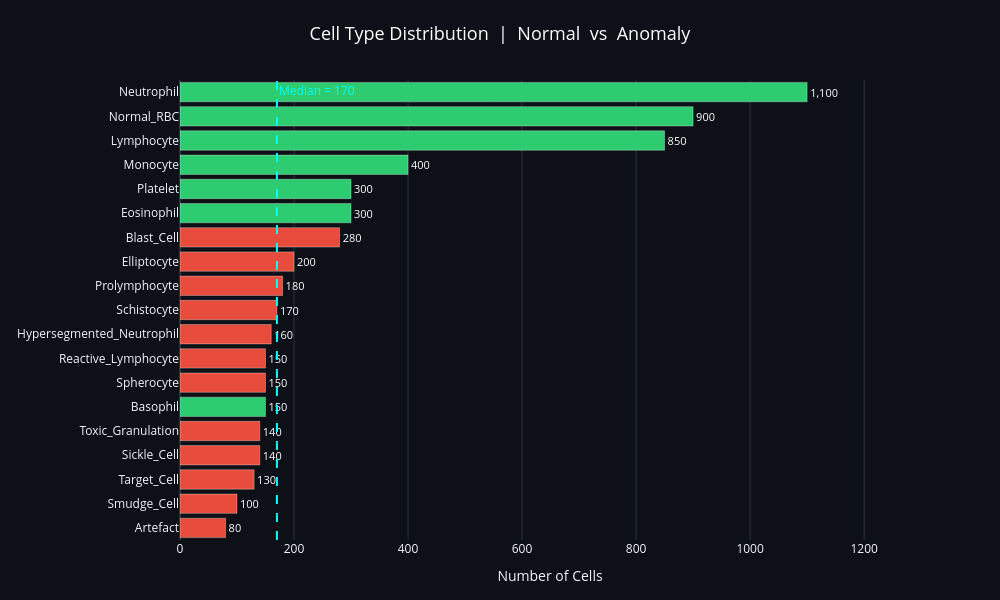

The notebook cell saved with this chart:
### Code cell
# ─── Cell Type Distribution (all 19 types) — Interactive Plotly ───
import plotly.graph_objects as go

vc     = df['cell_type'].value_counts().sort_values(ascending=True)
c_map  = df.drop_duplicates('cell_type').set_index('cell_type')['anomaly_label'].to_dict()
colors = ['#E74C3C' if c_map.get(c, 0) == 1 else '#2ECC71' for c in vc.index]

fig = go.Figure(go.Bar(
    x=vc.values,
    y=vc.index,
    orientation='h',
    marker=dict(color=colors, line=dict(color='rgba(255,255,255,0.3)', width=1)),
    text=[f'{v:,}' for v in vc.values],
    textposition='outside',
    textfont=dict(size=11, color='white'),
    hovertemplate='<b>%{y}</b><br>Count: %{x:,}<br>Pct: %{customdata:.1f}%<extra></extra>',
    customdata=[(v / vc.sum()) * 100 for v in vc.values],
))

fig.add_vline(x=vc.median(), line_dash="dash", line_color="cyan",
              annotation_text=f"Median = {vc.median():.0f}",
              annotation_position="top right",
              annotation_font_color="cyan")

fig.update_layout(
    title=dict(text='Cell Type Distribution  |  Normal  vs  Anomaly',
               font=dict(size=18, color='white'), x=0.5),
    xaxis_title='Number of Cells',
    template='plotly_dark',
    height=600, width=1000,
    margin=dict(l=180, r=80, t=80, b=60),
    xaxis=dict(range=[0, vc.max() * 1.18]),
    paper_bgcolor='#0D1117', plot_bgcolor='#0D1117',
)

fig.show()

print('\nKey Observations:')
print('   - Neutrophil (1,100) and Lymphocyte (850) dominate among normal cells.')
print('   - Artefact (80) and Smudge_Cell (100) are the rarest anomaly types.')
print('   - Blast_Cell (280) is the most represented leukemia cell — critical for detection.')

### Figure 1 — Plotly figure (JSON) as saved in the notebook; plotly's stock layout.template omitted (floating-point values rounded to 4 significant figures)
{"data": [{"customdata": [1.361, 1.701, 2.211, 2.381, 2.381, 2.551, 2.551, 2.551, 2.721, 2.891, 3.061, 3.401, 4.762, 5.102, 5.102, 6.803, 14.46, 15.31, 18.71], "hovertemplate": "<b>%{y}</b><br>Count: %{x:,}<br>Pct: %{customdata:.1f}%<extra></extra>", "marker": {"color": ["#E74C3C", "#E74C3C", "#E74C3C", "#E74C3C", "#E74C3C", "#2ECC71", "#E74C3C", "#E74C3C", "#E74C3C", "#E74C3C", "#E74C3C", "#E74C3C", "#E74C3C", "#2ECC71", "#2ECC71", "#2ECC71", "#2ECC71", "#2ECC71", "#2ECC71"], "line": {"color": "rgba(255,255,255,0.3)", "width": 1}}, "orientation": "h", "text": ["80", "100", "130", "140", "140", "150", "150", "150", "160", "170", "180", "200", "280", "300", "300", "400", "850", "900", "1,100"], "textfont": {"color": "white", "size": 11}, "textposition": "outside", "type": "bar", "x": [80, 100, 130, 140, 140, 150, 150, 150, 160, 170, 180, 200, 280, 300, 300, 400, 850, 900, 1100], "y": ["Artefact", "Smudge_Cell", "Target_Cell", "Sickle_Cell", "Toxic_Granulation", "Basophil", "Spherocyte", "Reactive_Lymphocyte", "Hypersegmented_Neutrophil", "Schistocyte", "Prolymphocyte", "Elliptocyte", "Blast_Cell", "Eosinophil", "Platelet", "Monocyte", "Lymphocyte", "Normal_RBC", "Neutrophil"]}], "layout": {"annotations": [{"font": {"color": "cyan"}, "showarrow": false, "text": "Median = 170", "x": 170, "xanchor": "left", "xref": "x", "y": 1, "yanchor": "top", "yref": "y domain"}], "height": 600, "margin": {"b": 60, "l": 180, "r": 80, "t": 80}, "paper_bgcolor": "#0D1117", "plot_bgcolor": "#0D1117", "shapes": [{"line": {"color": "cyan", "dash": "dash"}, "type": "line", "x0": 170, "x1": 170, "xref": "x", "y0": 0, "y1": 1, "yref": "y domain"}], "title": {"font": {"color": "white", "size": 18}, "text": "Cell Type Distribution  |  Normal  vs  Anomaly", "x": 0.5}, "width": 1000, "xaxis": {"range": [0, 1298], "title": {"text": "Number of Cells"}}}}
